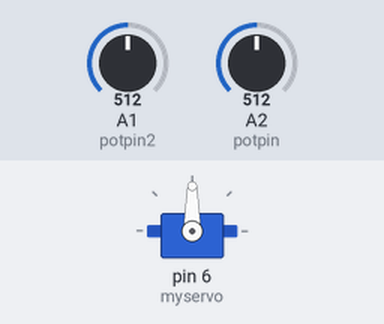
Bench run of a sketch on a simulated Arduino Uno, built with avr-gcc and run on an emulated ATmega328P. Shown: servo. The inputs (shaded band) are chosen by the test bench; at power-on: A1 (potpin2) = 512, A2 (potpin) = 512. What the sketch prints to the serial monitor is not drawn.

Above: at 1.2 s.
1.3 s: A1 (potpin2) set to 742
At 1.9 s:
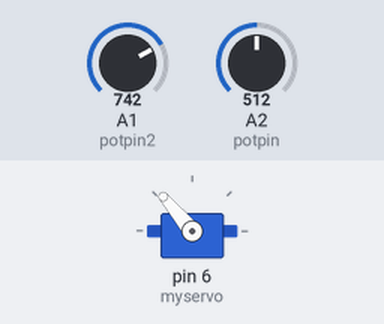
2.8 s: A1 (potpin2) set to 756
At 3.4 s:
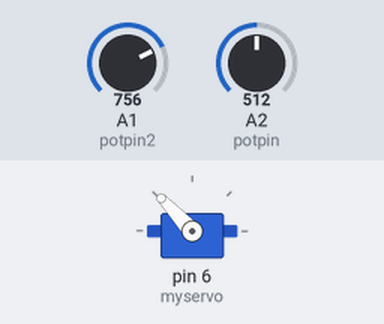
4.4 s: A1 (potpin2) set to 1023
At 4.9 s:
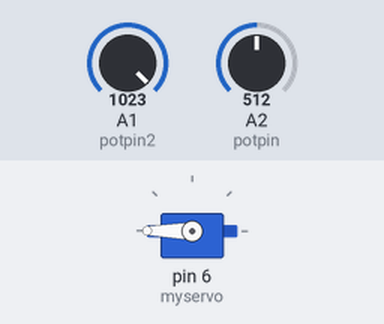
6.0 s: A1 (potpin2) set to 306
At 6.7 s:
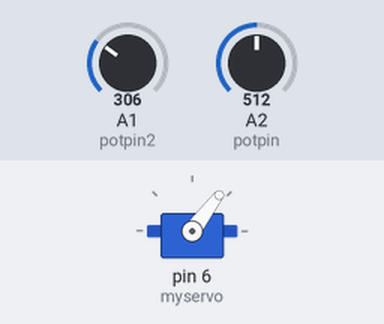
7.6 s: A1 (potpin2) set to 283
At 8.3 s:
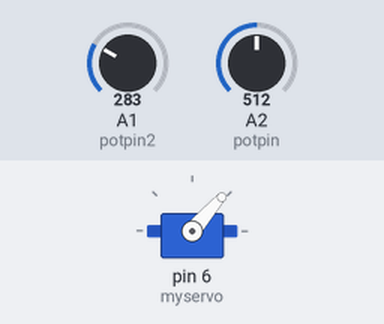
9.1 s: A2 (potpin) set to 556
10.6 s: A2 (potpin) set to 578
Timing chart, 0 to 13.6 s (numbered marks = the images above; inputs shaded):
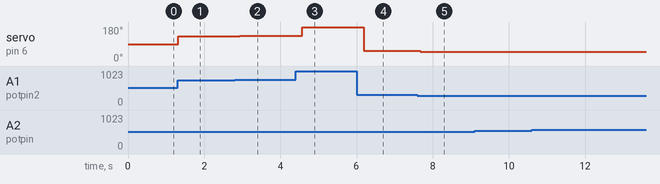

Measured:
- after the input at 1.3 s, servo on pin 6 (myservo): 90° → 130° at once
- after the input at 2.8 s, servo on pin 6 (myservo): 130° → 133° after 0.13 s
- after the input at 4.4 s, servo on pin 6 (myservo): 133° → 180° after 0.17 s
- after the input at 6.0 s, servo on pin 6 (myservo): 180° → 53° after 0.19 s
- after the input at 7.6 s, servo on pin 6 (myservo): 53° → 49° after 0.07 s
- after the input at 9.1 s, every drawn part: stays the same
- after the input at 10.6 s, every drawn part: stays the same

The sketch:

servo_feedback.ino
```cpp
#include <Servo.h>

// Define the servo pin
const int servoPin = 9;

Servo myservo; // create servo object to control a servo

void setup() {

Serial.begin(9600);

myservo.attach(servoPin); // attaches the servo on pin 9 to the servo object

myservo.attach(6);

}
void loop() {
int potpin = A2;
int val;
int potpin2 = A1;
int val2;
val = analogRead(potpin); // reads the value of the potentiometer (value between 0 and 1023)
val2 = analogRead(potpin2);
val = map(val, 0, 1023, 0, 180); // scale it to use it with the servo (value between 0 and 180)
val2 = map(val2 , 0 ,1023 , 0 , 180 );
myservo.write(val); // sets the servo position according to the scaled value
myservo.write(val2);
delay(15); // waits for the servo to get there
float degree = val + (0/108);
float degree2 = val2 + (0/108);
Serial.println(degree , degree2);
Serial.print(" current servo position in degrees = " );
}
```
